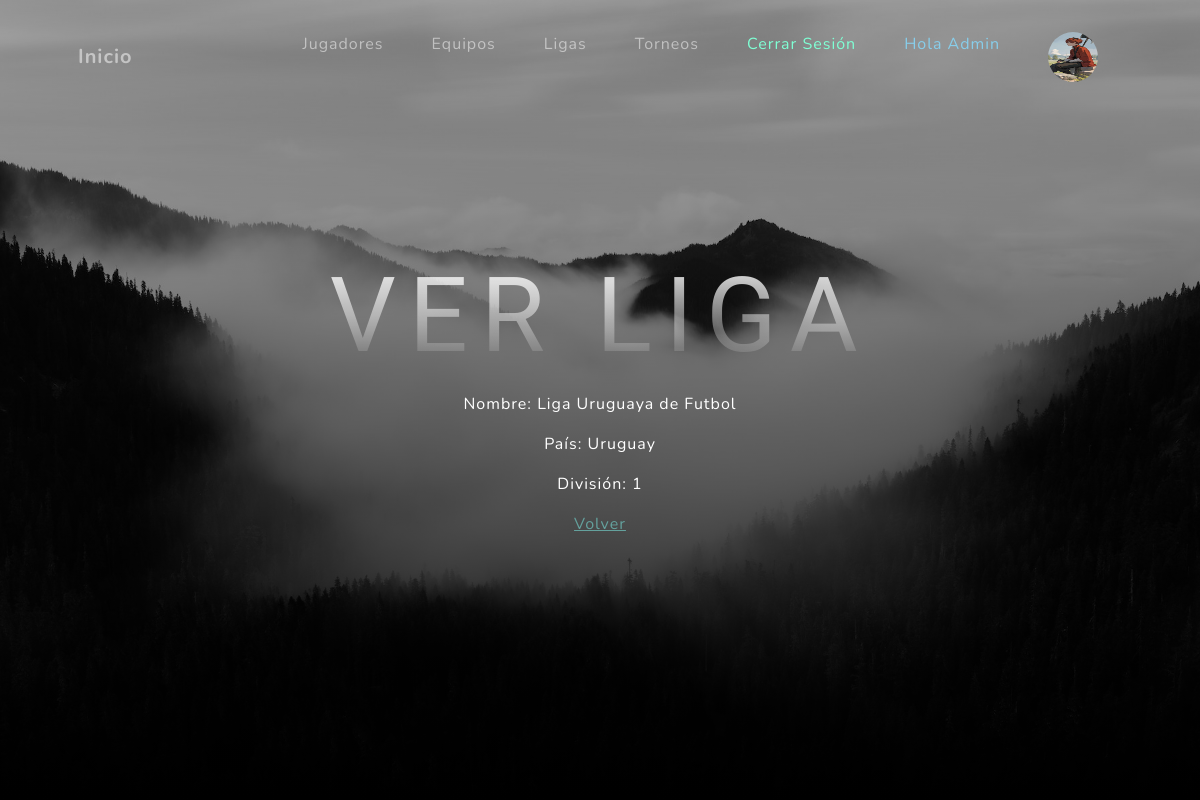
Screenshot of /FA/DetalleLiga/5 (signed in) with the database file from the repository.
### FootballApp/models.py (models this page shows, shortened)
class Avatar(models.Model):
    usuario = models.ForeignKey(User, on_delete=models.CASCADE)
    imagen = models.ImageField(upload_to="images", null=True, blank=True)

class League(models.Model):
    nombre = models.CharField(max_length = 25)
    pais = models.CharField(max_length = 25)
    division = models.PositiveIntegerField()

### FootballApp/views.py (the view)
# urls.py: path('DetalleLiga/<int:pk>', LeagueDetail.as_view(), name="DetalleLiga"),
class LeagueDetail(LoginRequiredMixin, DetailView):
    model = League
    template_name = "Leagues/league_detail.html"

### FootballApp/templates/Leagues/league_detail.html
{% extends "padre.html" %}
{% load static %}
{% block Titulo %}
Ver Liga
{% endblock Titulo %}
{% block cuerpo1 %}
<p style="color: white;">Nombre: {{league.nombre}}</p>
<p style="color: white;">País: {{league.pais}}</p>
<p style="color: white;">División: {{league.division}}</p>
<a href="{% url 'ListaLigas' %}">Volver</a>
{% endblock cuerpo1 %}

### FootballApp/templates/padre.html (shortened to what this page needs)
<!DOCTYPE html>
<html lang="en">
    <head>
        {% load static %}
        <link href="{% static 'css/styles.css' %}" rel="stylesheet" />
    </head>
    <body id="page-top">
        <nav class="navbar navbar-expand-lg navbar-light fixed-top" id="mainNav">
            <div class="container px-4 px-lg-5">
                <a class="navbar-brand" href="{% url 'Home' %}">Inicio</a>
                <div class="collapse navbar-collapse" id="navbarResponsive">
                    <ul class="navbar-nav ms-auto">
                        <li class="nav-item"><a class="nav-link" href="{% url 'ListaJugadores' %}">Jugadores</a></li>
                        <li class="nav-item"><a class="nav-link" href="{% url 'ListaEquipos' %}">Equipos</a></li>
                        <li class="nav-item"><a class="nav-link" href="{% url 'ListaLigas' %}">Ligas</a></li>
                        <li class="nav-item"><a class="nav-link" href="{% url 'ListaTorneos' %}">Torneos</a></li>
                        {% if user.is_authenticated %}
                        <li class="nav-item"><a style="color: aquamarine;" class="nav-link" href="{% url 'Logout' %}">Cerrar Sesión</a></li>
                        <li class="nav-item"><a style="color: skyblue;" class="nav-link" href="{% url 'EditarUsuario' %}">Hola {{user.username}}</a></li>
                        <li class="nav-item"><a class="nav-link" href="{% url 'AgregarAvatar' %}"><img src="{{user.avatar_set.last.imagen.url}}" style="border-radius: 50%;" width="50px" height="50px" alt="Foto de Perfil"></li></a>
                        {% else %}
                        <li class="nav-item"><a style="color: aquamarine;" class="nav-link" href="{% url 'SignIn' %}">Iniciar Sesión</a></li>
                        <li class="nav-item"><a style="color: aquamarine;" class="nav-link" href="{% url 'SignUp' %}">Registrarse</a></li>
                        {% endif %}
                    </ul>
                </div>
            </div>
        </nav>
        <header class="masthead">
            <div class="container px-4 px-lg-5 d-flex h-100 align-items-center justify-content-center">
                <div class="d-flex justify-content-center">
                    <div class="text-center">
                        <h1 style="color: white;" class="mx-auto my-0 text-uppercase">
                            {% block Titulo %}
                            {% endblock Titulo %}
                        </h1>
                        <br>
                            {% block cuerpo1 %}
                            {% endblock cuerpo1 %}
                    </div>
                </div>
            </div>
        </header>
    </body>
</html>

### rows the page displays
League: nombre "Liga Uruguaya de Futbol", pais "Uruguay", division "1"

### other values shown
{{ user.username }} "Admin"
